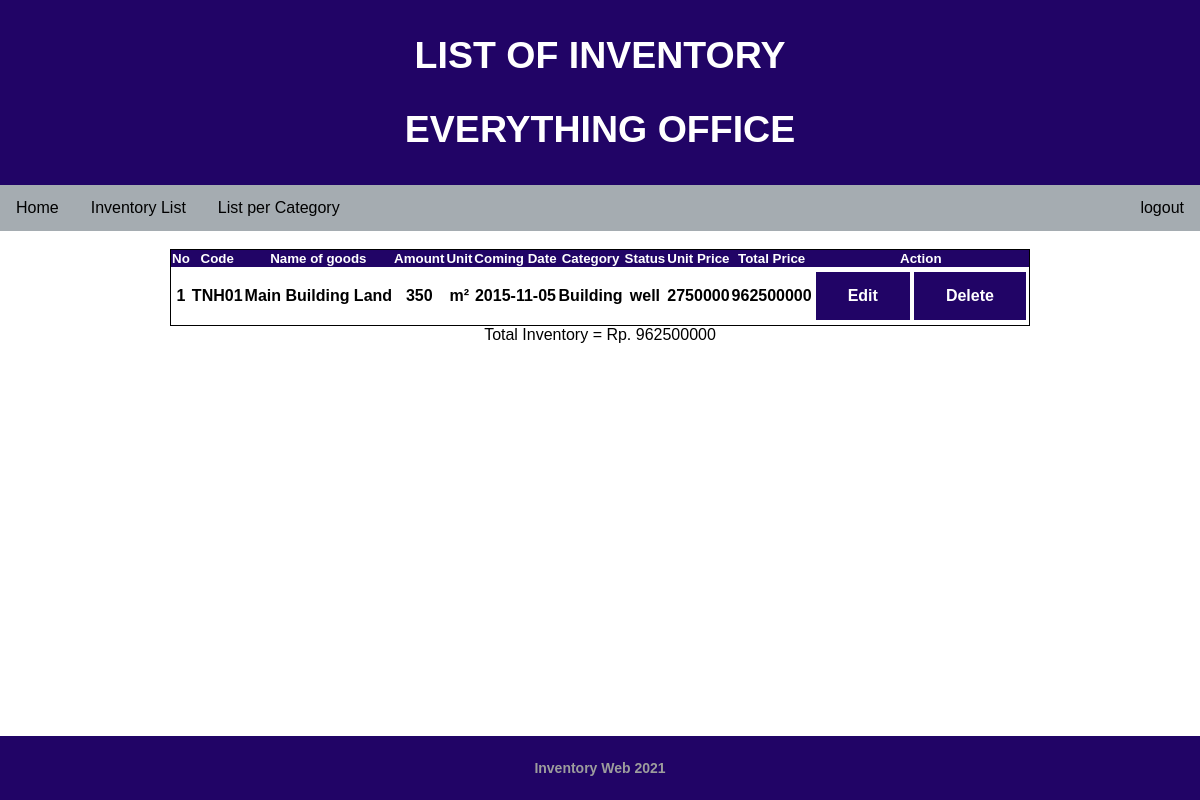
The app's page /building.php (signed in) with its own data.
### tables this page shows
CREATE TABLE `inventory` (
  `item_id` varchar(10) NOT NULL,
  `item_name` varchar(30) NOT NULL,
  `amount` int(11) NOT NULL,
  `unit` varchar(15) NOT NULL,
  `arrival_date` date NOT NULL,
  `category` varchar(20) NOT NULL,
  `item_status` varchar(20) NOT NULL,
  `price` int(20) NOT NULL
);

### building.php (the view, shortened to what this page needs)
<?php
    require 'connection.php';
    $user_products_query="SELECT * FROM `inventory` WHERE category = 'building' ORDER BY `inventory`.`price` ASC";
    $total=0;
?>
<!DOCTYPE html>
<html lang="en">
<head>
    <link rel="stylesheet" href="css/style.css" type="text/css">
</head>
<body>
<div>
            <?php
               require 'header.php';
            ?>
            <br>
            <div class="container">
            <center>
                <table class="table">
                    <tbody>
                        <tr style="background-color:#210466;color:white;font-size:smaller">
                        <th>No</th><th>Code</th><th>Name of goods</th><th>Amount</th><th>Unit</th><th>Coming Date</th><th>Category</th><th>Status</th><th>Unit Price</th><th>Total Price</th><th>Action</th>
                        </tr>
                       <?php
                        $user_products_result=mysqli_query($con,$user_products_query) or die(mysqli_error($con));
                        $counter=1;
                       while($row=mysqli_fetch_array($user_products_result)){
                        $sum=$row['amount']*$row['price'];
                        $total=$total+$sum;
                         ?>
                        <tr>
                            <th><?php echo $counter ?></th><th><?php echo $row['item_id']?></th><th><?php echo $row['item_name']?></th><th><?php echo $row['amount']?></th><th><?php echo $row['unit']?></th>
                            <th><?php echo $row['arrival_date']?></th><th><?php echo $row['category']?></th><th><?php echo $row['item_status']?></th><th><?php echo $row['price']?></th><th><?php echo $sum?></th><th><a href='cart_remove.php?id=<?php echo $row['id'] ?>' class="button" >Edit</a><a href='cart_remove.php?id=<?php echo $row['item_id'] ?>' class="button" >Delete</a></th>
                        </tr>
                       <?php $counter=$counter+1;}?>
                    </tbody>
                </table>
            Total Inventory = Rp. <?php echo $total;?>
            </center>
            </div>
            <br><br><br><br><br><br><br><br><br><br>
            <footer class="footer"  style="background-color: #210466;">
               <div class="container" style="background-color: #210466;">
               <center>
                   <p>Inventory Web 2021</p>
               </center>
               </div>
           </footer>
        </div>
</body>
</html>

### css/style.css (style rules this page uses)
body { font-family : Montserrat, sans-serif; margin: 0; }
footer { background-color:#101010; color:#9d9d9d; font-size:14px; font-weight:bold; padding:10px; bottom:0; }
html { min-height:100%; position:relative; }
.footer { position: absolute; bottom:0; right:0; left:0; }
table { border: 1px solid black; border-collapse: collapse; }
.button { background-color: #210466; border: none; color: white; padding: 15px 32px; text-align: center; text-decoration: none; display: inline-block; font-size: 16px; margin: 4px 2px; cursor: pointer; }

### records on screen
inventory: item_id "TNH01", item_name "Main Building Land", amount "350", unit "m²", arrival_date "2015-11-05", category "Building", item_status "well", price "2750000", sum "962500000"

### other values on screen
$total "962500000"
